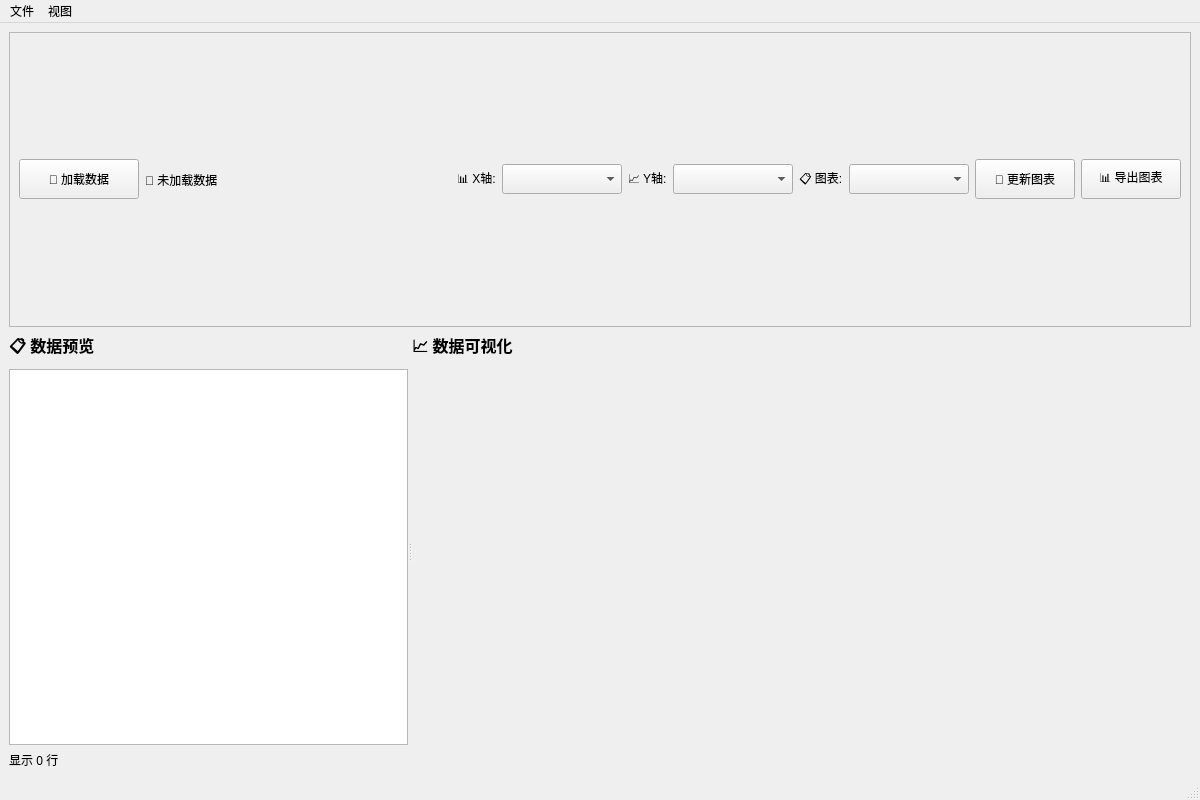
<?xml version="1.0" encoding="UTF-8"?>
<ui version="4.0">
 <class>MainWindow</class>
 <widget class="QMainWindow" name="MainWindow">
  <property name="geometry">
   <rect>
    <x>0</x>
    <y>0</y>
    <width>1200</width>
    <height>800</height>
   </rect>
  </property>
  <property name="windowTitle">
   <string>🚗 汽车数据分析系统 - Qt Designer版</string>
  </property>
  <widget class="QWidget" name="centralwidget">
   <layout class="QVBoxLayout" name="verticalLayout">
    <item>
     <!-- 工具栏区域 -->
     <widget class="QFrame" name="toolbarFrame">
      <property name="frameShape">
       <enum>QFrame::StyledPanel</enum>
      </property>
      <layout class="QHBoxLayout" name="toolbarLayout">
       <item>
        <widget class="QPushButton" name="loadDataBtn">
         <property name="text">
          <string>📁 加载数据</string>
         </property>
         <property name="minimumSize">
          <size>
           <width>120</width>
           <height>40</height>
          </size>
         </property>
        </widget>
       </item>
       <item>
        <widget class="QLabel" name="dataInfoLabel">
         <property name="text">
          <string>📄 未加载数据</string>
         </property>
         <property name="minimumSize">
          <size>
           <width>200</width>
           <height>40</height>
          </size>
         </property>
        </widget>
       </item>
       <item>
        <spacer name="horizontalSpacer1">
         <property name="orientation">
          <enum>Qt::Horizontal</enum>
         </property>
         <property name="sizeHint" stdset="0">
          <size>
           <width>20</width>
           <height>20</height>
          </size>
         </property>
        </spacer>
       </item>
       <item>
        <widget class="QLabel" name="xAxisLabel">
         <property name="text">
          <string>📊 X轴:</string>
         </property>
        </widget>
       </item>
       <item>
        <widget class="QComboBox" name="xAxisCombo">
         <property name="minimumSize">
          <size>
           <width>120</width>
           <height>30</height>
          </size>
         </property>
        </widget>
       </item>
       <item>
        <widget class="QLabel" name="yAxisLabel">
         <property name="text">
          <string>📈 Y轴:</string>
         </property>
        </widget>
       </item>
       <item>
        <widget class="QComboBox" name="yAxisCombo">
         <property name="minimumSize">
          <size>
           <width>120</width>
           <height>30</height>
          </size>
         </property>
        </widget>
       </item>
       <item>
        <widget class="QLabel" name="chartTypeLabel">
         <property name="text">
          <string>📋 图表:</string>
         </property>
        </widget>
       </item>
       <item>
        <widget class="QComboBox" name="chartTypeCombo">
         <property name="minimumSize">
          <size>
           <width>120</width>
           <height>30</height>
          </size>
         </property>
        </widget>
       </item>
       <item>
        <widget class="QPushButton" name="updateChartBtn">
         <property name="text">
          <string>🔄 更新图表</string>
         </property>
         <property name="minimumSize">
          <size>
           <width>100</width>
           <height>40</height>
          </size>
         </property>
        </widget>
       </item>
       <item>
        <widget class="QPushButton" name="exportChartBtn">
         <property name="text">
          <string>📊 导出图表</string>
         </property>
         <property name="minimumSize">
          <size>
           <width>100</width>
           <height>40</height>
          </size>
         </property>
        </widget>
       </item>
      </layout>
     </widget>
    </item>
    <item>
     <!-- 主内容区域 -->
     <widget class="QSplitter" name="mainSplitter">
      <property name="orientation">
       <enum>Qt::Horizontal</enum>
      </property>
      <widget class="QWidget" name="leftPanel">
       <layout class="QVBoxLayout" name="leftLayout">
        <item>
         <widget class="QLabel" name="dataPreviewLabel">
          <property name="text">
           <string>📋 数据预览</string>
          </property>
          <property name="font">
           <font>
            <pointsize>12</pointsize>
            <weight>75</weight>
            <bold>true</bold>
           </font>
          </property>
         </widget>
        </item>
        <item>
         <widget class="QTableWidget" name="dataTable">
          <property name="alternatingRowColors">
           <bool>true</bool>
          </property>
          <property name="selectionBehavior">
           <enum>QAbstractItemView::SelectRows</enum>
          </property>
         </widget>
        </item>
        <item>
         <widget class="QLabel" name="rowInfoLabel">
          <property name="text">
           <string>显示 0 行</string>
          </property>
         </widget>
        </item>
       </layout>
      </widget>
      <widget class="QWidget" name="rightPanel">
       <layout class="QVBoxLayout" name="rightLayout">
        <item>
         <widget class="QLabel" name="chartTitleLabel">
          <property name="text">
           <string>📈 数据可视化</string>
          </property>
          <property name="font">
           <font>
            <pointsize>12</pointsize>
            <weight>75</weight>
            <bold>true</bold>
           </font>
          </property>
         </widget>
        </item>
        <item>
         <widget class="QWidget" name="chartWidget">
          <property name="minimumSize">
           <size>
            <width>500</width>
            <height>400</height>
           </size>
          </property>
         </widget>
        </item>
       </layout>
      </widget>
     </widget>
    </item>
   </layout>
  </widget>
  <widget class="QMenuBar" name="menubar">
   <property name="geometry">
    <rect>
     <x>0</x>
     <y>0</y>
     <width>1200</width>
     <height>22</height>
    </rect>
   </property>
   <widget class="QMenu" name="menuFile">
    <property name="title">
     <string>文件</string>
    </property>
    <addaction name="actionOpen"/>
    <addaction name="actionSave"/>
    <addaction name="actionExit"/>
   </widget>
   <widget class="QMenu" name="menuView">
    <property name="title">
     <string>视图</string>
    </property>
   </widget>
   <addaction name="menuFile"/>
   <addaction name="menuView"/>
  </widget>
  <widget class="QStatusBar" name="statusbar"/>
  <action name="actionOpen">
   <property name="text">
    <string>打开</string>
   </property>
  </action>
  <action name="actionSave">
   <property name="text">
    <string>保存</string>
   </property>
  </action>
  <action name="actionExit">
   <property name="text">
    <string>退出</string>
   </property>
  </action>
 </widget>
 <resources/>
 <connections/>
</ui>
